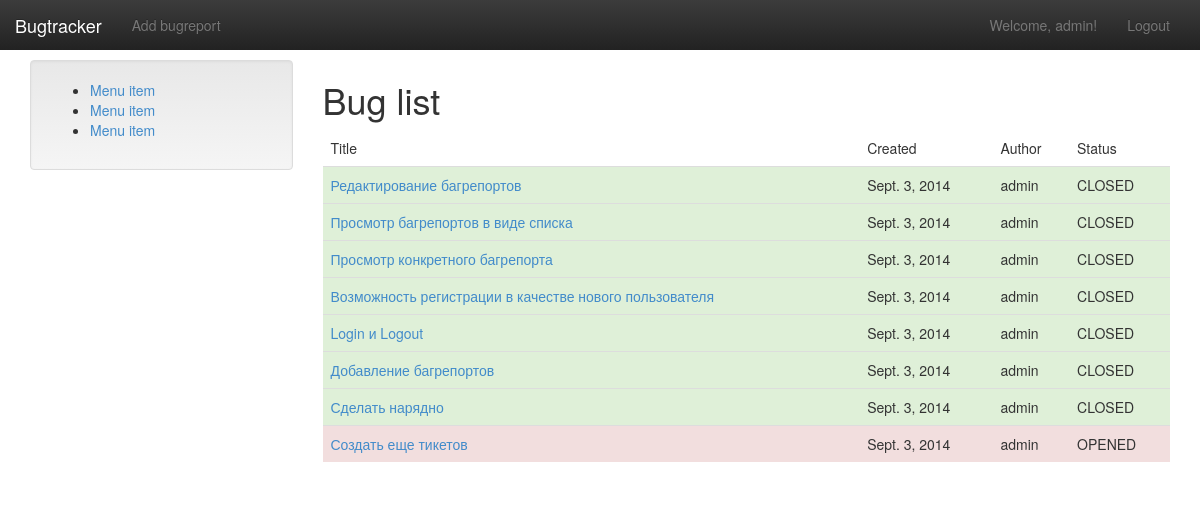
/bugs/ (signed in), run on the app's committed database.
### bugtracker/models.py (models this page shows, shortened)
class Ticket(models.Model):
    title = models.CharField(max_length=128)
    text = models.TextField()
    created = models.DateTimeField(auto_now=True)
    closed = models.BooleanField(default=False)
    user = models.ForeignKey(User,)

### bugtracker/views.py (the view)
class BugListView(ListView):
    model = Ticket
    template_name = 'list.html'

### templates/list.html (shortened to what this page needs)
{% extends 'base.html' %}
{% block content_block %}
    <h1>Bug list</h1>
    <table class="table">
        <thead>
        <tr>
            <td>Title</td>
            <td>Created</td>
            <td>Author</td>
            <td>Status</td>
        </tr>
        </thead>
        <tbody>
        {% for ticket in object_list %}
        <tr class="{{ ticket.closed|yesno:"success, danger" }}">
            <td><a href="{% url 'detail' ticket.pk %}">{{ ticket.title }}</a></td>
            <td>{{ ticket.created|date }}</td>
            <td>{{ ticket.user }}</td>
            <td>{{ ticket.closed|yesno:"CLOSED, OPENED" }}</td>
        </tr>
        {% empty %}
        <tr>
            <td colspan=4>No tickets yet.</td>
        </tr>
        {% endfor %}
        </tbody>
    </table>
{% endblock %}

### templates/base.html (shortened to what this page needs)
<!DOCTYPE html>
{% load static %}
<html>
<head>
    <link href="{% static "css/bootstrap.min.css" %}" rel="stylesheet">
    <link href="{% static "css/bootstrap-theme.min.css" %}" rel="stylesheet">
    <link href="{% static "css/style.css" %}" rel="stylesheet">
</head>
<body>
    <div class="navbar navbar-inverse navbar-fixed-top" role="navigation">
      <div class="container-fluid">
        <div class="navbar-header">
          <a class="navbar-brand" href="{% url 'index' %}">Bugtracker</a>
        </div>
        <div class="navbar-collapse collapse">
               <ul class="nav navbar-nav navbar-right">
                   {% if user.is_authenticated %}
                    <li class="navbar-text">Welcome, {{ user.username }}!</li>
                    <li><a href="{% url 'logout' %}">Logout</a></li>
                   {% else %}
                    <li><a href="{% url 'register' %}">Register</a></li>
                    <li><a href="{% url 'login' %}">Login</a></li>
                   {% endif %}
               </ul>
               <ul class="nav  navbar-nav navbar-left">
                   {% if user.is_authenticated %}
                    <li><a href="{% url 'add' %}">Add bugreport</a></li>
                   {% endif %}
               </ul>
        </div>
      </div>
    </div>
    <div class="container-fluid">
      <div class="row-fluid">
        <div class="col-lg-3 ">
            <div class="well sidebar-nav">
                <ul>
                  <li><a href="#">Menu item</a></li>
                  <li><a href="#">Menu item</a></li>
                  <li><a href="#">Menu item</a></li>
                </ul>
            </div>
        </div>
        <div class="col-lg-9">
            {% block content_block %}
            {% endblock %}
        </div>
      </div>
    </div>
  </body>
</html>

### static/css/style.css (style rules this page uses)
body { padding-top: 60px; }
.navbar-fixed-top { border: 0; }

### data on the page
Ticket: title "Редактирование багрепортов", created "Sept. 3, 2014", user "admin", closed "CLOSED"
Ticket: title "Просмотр багрепортов в виде списка", created "Sept. 3, 2014", user "admin", closed "CLOSED"
Ticket: title "Просмотр конкретного багрепорта", created "Sept. 3, 2014", user "admin", closed "CLOSED"
Ticket: title "Возможность регистрации в качестве нового пользователя", created "Sept. 3, 2014", user "admin", closed "CLOSED"
Ticket: title "Login и Logout", created "Sept. 3, 2014", user "admin", closed "CLOSED"
Ticket: title "Добавление багрепортов", created "Sept. 3, 2014", user "admin", closed "CLOSED"
Ticket: title "Сделать нарядно", created "Sept. 3, 2014", user "admin", closed "CLOSED"
Ticket: title "Создать еще тикетов", created "Sept. 3, 2014", user "admin", closed "OPENED"

### other printed values
{{ user.username }} "admin"
